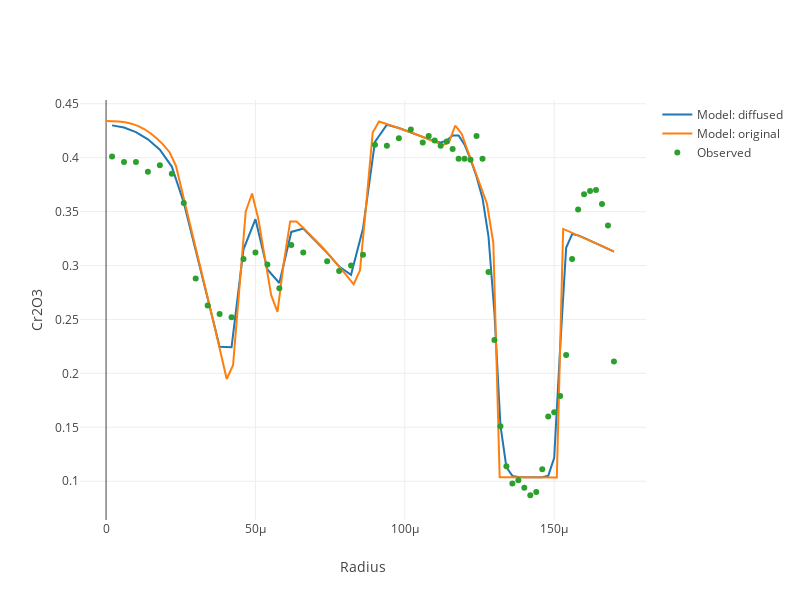

Notebook code for this chart:
### Code cell
var ndCr2O3 = ndProfiles.Cr2O3.notDiffusedProfile.get()

Plotly([
    {
        x : modeled.x,
        y : modeled.Cr2O3,
        name : "Model: diffused"
    },
    {
        x : ndCr2O3.x,
        y : ndCr2O3.c,
        name : "Model: original"
    },
    {
        x : data.x,
        y : data.Cr2O3,
        mode : "markers",
        name : "Observed"
    }

],{
    width : 800,
    height : 600,
    xaxis : {
        title : "Radius"
    },
    yaxis : {
        title : "Cr2O3"
    }
})
